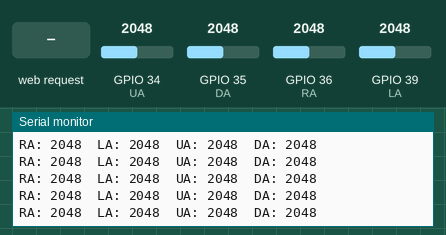
A sketch run on a simulated ESP32. On the bench: the last lines printed to the serial monitor. The test bench sets the inputs (shaded band); at power-on: GPIO 34 (UA) = 2048, GPIO 35 (DA) = 2048, GPIO 36 (RA) = 2048, GPIO 39 (LA) = 2048.

Above: at 1.2 s.
1.3 s: HTTP request GET /updateMaxSpeedX?value=1 received
2.8 s: HTTP request GET /updateAccelerationX?value=1 received
5.8 s: HTTP request GET /updateMaxSpeedY?value=1 received
At 5.81 s:
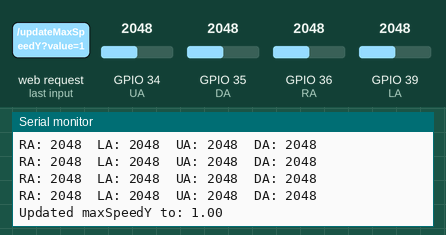
7.3 s: GPIO 34 (UA) set to 2540
At 7.33 s:
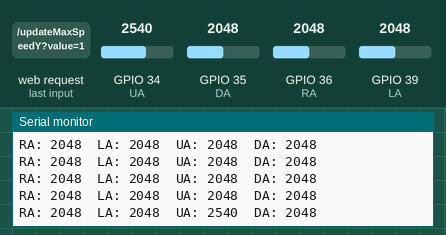
8.8 s: GPIO 35 (DA) set to 2540
At 8.89 s:
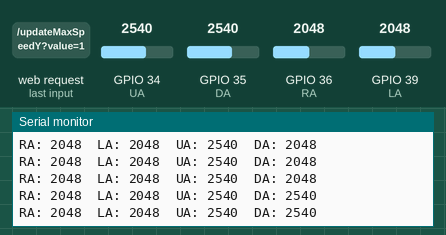
10.3 s: GPIO 36 (RA) set to 2540
At 10.3 s:
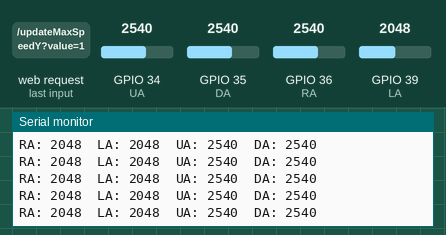

The sketch:

4ADC_serial_web_point_input.ino
```cpp
#include <WiFi.h>
#include <ESPAsyncWebServer.h>

// Настройка Wi-Fi точки доступа
const char *ssid = "ESP32";
const char *password = "12345678";

IPAddress local_ip(192, 168, 4, 1);
IPAddress gateway(192, 168, 4, 1);
IPAddress subnet(255, 255, 255, 0);

AsyncWebServer server(80); // Асинхронный веб-сервер

// Входы АЦП для антенн
const int RA = 36; // Правая антенна
const int LA = 39; // Левая антенна
const int UA = 34; // Верхняя антенна
const int DA = 35; // Нижняя антенна

// Значения сигналов с антенн
volatile int Rvalue = 0, Lvalue = 0, Uvalue = 0, Dvalue = 0; // Непрерывные данные
int RvalueWeb = 0, LvalueWeb = 0, UvalueWeb = 0, DvalueWeb = 0; // Данные для веб-сервера

float maxSpeedX = 3000.0;
float accelerationX = 2900.0;

float maxSpeedY = 2500.0;
float accelerationY = 2000.0;

int DeadBandX = 20;
int DeadBandY = 20;
int btwnMeasure = 60; // Периодичность считывания (мс)

// Таймер для обновления значений
unsigned long previousMillis = 0;
const unsigned long interval = 50; // Интервал вывода значений в веб

// HTML веб-страницы
const char index_html[] PROGMEM = R"rawliteral(
<!DOCTYPE HTML>
<html>
<head>
  <title>GuidanceSystem</title>
  <script>
    async function refreshValues() {
      const response = await fetch('/values');
      const data = await response.json();
      document.getElementById('RA').innerText = data.RA;
      document.getElementById('LA').innerText = data.LA;
      document.getElementById('UA').innerText = data.UA;
      document.getElementById('DA').innerText = data.DA;
      document.getElementById('maxSpeedX').innerText = data.maxSpeedX;
      document.getElementById('accelerationX').innerText = data.accelerationX;
      document.getElementById('maxSpeedY').innerText = data.maxSpeedY;
      document.getElementById('accelerationY').innerText = data.accelerationY;
      document.getElementById('DeadBandX').innerText = data.DeadBandX;
      document.getElementById('DeadBandY').innerText = data.DeadBandY;
      document.getElementById('btwnMeasure').innerText = data.btwnMeasure;
    }

    async function updateMaxSpeedX() {
      const input = document.getElementById('maxSpeedXInput').value;
      await fetch(`/updateMaxSpeedX?value=${input}`);
    }

    async function updateAccelerationX() {
      const input = document.getElementById('accelerationXInput').value;
      await fetch(`/updateAccelerationX?value=${input}`);
    }

    async function updateMaxSpeedY() {
      const input = document.getElementById('maxSpeedYInput').value;
      await fetch(`/updateMaxSpeedY?value=${input}`);
    }

    async function updateAccelerationY() {
      const input = document.getElementById('accelerationYInput').value;
      await fetch(`/updateAccelerationY?value=${input}`);
    }

    async function updateDeadBandX() {
      const input = document.getElementById('DeadBandXInput').value;
      await fetch(`/updateDeadBandX?value=${input}`);
    }

    async function updateDeadBandY() {
      const input = document.getElementById('DeadBandYInput').value;
      await fetch(`/updateDeadBandY?value=${input}`);
    }

    async function updateBtwnMeasure() {
      const input = document.getElementById('btwnMeasureInput').value;
      await fetch(`/updateBtwnMeasure?value=${input}`);
    }

    setInterval(refreshValues, 50); // Обновление каждые 50 мс
  </script>
</head>
<body>
  <h1>Guidance System</h1>

  <h2>Antenna Signals</h2>
  <p><strong>Right Antenna:</strong> <span id="RA">0</span></p>
  <p><strong>Left Antenna:</strong> <span id="LA">0</span></p>
  <p><strong>Upper Antenna:</strong> <span id="UA">0</span></p>
  <p><strong>Down Antenna:</strong> <span id="DA">0</span></p>

  <br>
  <p><strong>Max Speed X:</strong> <span id="maxSpeedX">0.0</span></p>
  <p>Set Max Speed X: <input type="text" id="maxSpeedXInput" placeholder="Enter value"> <button onclick="updateMaxSpeedX()">Update</button></p>

  <br>
  <p><strong>Acceleration X:</strong> <span id="accelerationX">0.0</span></p>
  <p>Set Acceleration X: <input type="text" id="accelerationXInput" placeholder="Enter value"> <button onclick="updateAccelerationX()">Update</button></p>

  <br>
  <p><strong>Max Speed Y:</strong> <span id="maxSpeedY">0.0</span></p>
  <p>Set Max Speed Y: <input type="text" id="maxSpeedYInput" placeholder="Enter value"> <button onclick="updateMaxSpeedY()">Update</button></p>

  <br>
  <p><strong>Acceleration Y:</strong> <span id="accelerationY">0.0</span></p>
  <p>Set Acceleration Y: <input type="text" id="accelerationYInput" placeholder="Enter value"> <button onclick="updateAccelerationY()">Update</button></p>

  <br>
  <p><strong>Dead Band X:</strong> <span id="DeadBandX">0</span></p>
  <p>Set Dead Band X: <input type="text" id="DeadBandXInput" placeholder="Enter value"> <button onclick="updateDeadBandX()">Update</button></p>

  <br>
  <p><strong>Dead Band Y:</strong> <span id="DeadBandY">0</span></p>
  <p>Set Dead Band Y: <input type="text" id="DeadBandYInput" placeholder="Enter value"> <button onclick="updateDeadBandY()">Update</button></p>

  <br>
  <p><strong>Between Measure:</strong> <span id="btwnMeasure">0</span></p>
  <p>Set Between Measure: <input type="text" id="btwnMeasureInput" placeholder="Enter value"> <button onclick="updateBtwnMeasure()">Update</button></p>
</body>
</html>
)rawliteral";

void setup() {
  Serial.begin(9600);

  // Настройка Wi-Fi точки доступа
  WiFi.softAPConfig(local_ip, gateway, subnet);
  WiFi.softAP(ssid, password);

  Serial.println("Access Point started");
  Serial.print("IP address: ");
  Serial.println(WiFi.softAPIP());

  // Главная страница
  server.on("/", HTTP_GET, [](AsyncWebServerRequest *request) {
    request->send_P(200, "text/html", index_html);
  });

  // Обработка запроса значений сигналов антенн
  server.on("/values", HTTP_GET, [](AsyncWebServerRequest *request) {
    String json = "{";
    json += "\"RA\":" + String(RvalueWeb) + ",";
    json += "\"LA\":" + String(LvalueWeb) + ",";
    json += "\"UA\":" + String(UvalueWeb) + ",";
    json += "\"DA\":" + String(DvalueWeb) + ",";
    json += "\"maxSpeedX\":" + String(maxSpeedX) + ",";
    json += "\"accelerationX\":" + String(accelerationX) + ",";
    json += "\"maxSpeedY\":" + String(maxSpeedY) + ",";
    json += "\"accelerationY\":" + String(accelerationY) + ",";
    json += "\"DeadBandX\":" + String(DeadBandX) + ",";
    json += "\"DeadBandY\":" + String(DeadBandY) + ",";
    json += "\"btwnMeasure\":" + String(btwnMeasure);
    json += "}";
    request->send(200, "application/json", json);
  });

  // Обработка обновления maxSpeedX
  server.on("/updateMaxSpeedX", HTTP_GET, [](AsyncWebServerRequest *request) {
    if (request->hasParam("value")) {
      maxSpeedX = request->getParam("value")->value().toFloat();
      Serial.print("Updated maxSpeedX to: ");
      Serial.println(maxSpeedX);
    }
    request->send(200, "text/plain", "OK");
  });

  // Обработка обновления accelerationX
  server.on("/updateAccelerationX", HTTP_GET, [](AsyncWebServerRequest *request) {
    if (request->hasParam("value")) {
      accelerationX = request->getParam("value")->value().toFloat();
      Serial.print("Updated accelerationX to: ");
      Serial.println(accelerationX);
    }
    request->send(200, "text/plain", "OK");
  });

  // Обработка обновления maxSpeedY
  server.on("/updateMaxSpeedY", HTTP_GET, [](AsyncWebServerRequest *request) {
    if (request->hasParam("value")) {
      maxSpeedY = request->getParam("value")->value().toFloat();
      Serial.print("Updated maxSpeedY to: ");
      Serial.println(maxSpeedY);
    }
    request->send(200, "text/plain", "OK");
  });

  // Обработка обновления accelerationY
  server.on("/updateAccelerationY", HTTP_GET, [](AsyncWebServerRequest *request) {
    if (request->hasParam("value")) {
      accelerationY = request->getParam("value")->value().toFloat();
      Serial.print("Updated accelerationY to: ");
      Serial.println(accelerationY);
    }
    request->send(200, "text/plain", "OK");
  });

  // Обработка обновления DeadBandX
  server.on("/updateDeadBandX", HTTP_GET, [](AsyncWebServerRequest *request) {
    if (request->hasParam("value")) {
      DeadBandX = request->getParam("value")->value().toInt();
      Serial.print("Updated DeadBandX to: ");
      Serial.println(DeadBandX);
    }
    request->send(200, "text/plain", "OK");
  });

  // Обработка обновления DeadBandY
  server.on("/updateDeadBandY", HTTP_GET, [](AsyncWebServerRequest *request) {
    if (request->hasParam("value")) {
      DeadBandY = request->getParam("value")->value().toInt();
      Serial.print("Updated DeadBandY to: ");
      Serial.println(DeadBandY);
    }
    request->send(200, "text/plain", "OK");
  });

  // Обработка обновления btwnMeasure
  server.on("/updateBtwnMeasure", HTTP_GET, [](AsyncWebServerRequest *request) {
    if (request->hasParam("value")) {
      btwnMeasure = request->getParam("value")->value().toInt();
      Serial.print("Updated btwnMeasure to: ");
      Serial.println(btwnMeasure);
    }
    request->send(200, "text/plain", "OK");
  });

  // Запуск веб-сервера
  server.begin();
  Serial.println("Server started");
}

void loop() {
  // Непрерывное считывание сигналов с антенн
  Rvalue = analogRead(RA);
  Lvalue = analogRead(LA);
  Uvalue = analogRead(UA);
  Dvalue = analogRead(DA);

  // Обновление значений для вывода каждые 50 мс
  unsigned long currentMillis = millis();
  if (currentMillis - previousMillis >= interval) {
    previousMillis = currentMillis;

    // Копируем значения в переменные для вывода
    RvalueWeb = Rvalue;
    LvalueWeb = Lvalue;
    UvalueWeb = Uvalue;
    DvalueWeb = Dvalue;

    // Выводим результаты в Serial Monitor (для отладки)
    Serial.print("RA: ");
    Serial.print(RvalueWeb);
    Serial.print("\tLA: ");
    Serial.print(LvalueWeb);
    Serial.print("\tUA: ");
    Serial.print(UvalueWeb);
    Serial.print("\tDA: ");
    Serial.println(DvalueWeb);
  }
}
```

Measured:
- after the input at 5.8 s, the serial monitor: prints a new line at once (image 1)
- after the input at 7.3 s, the serial monitor: prints a new line at once (image 2)
- after the input at 8.8 s, the serial monitor: prints a new line at once (image 3)
